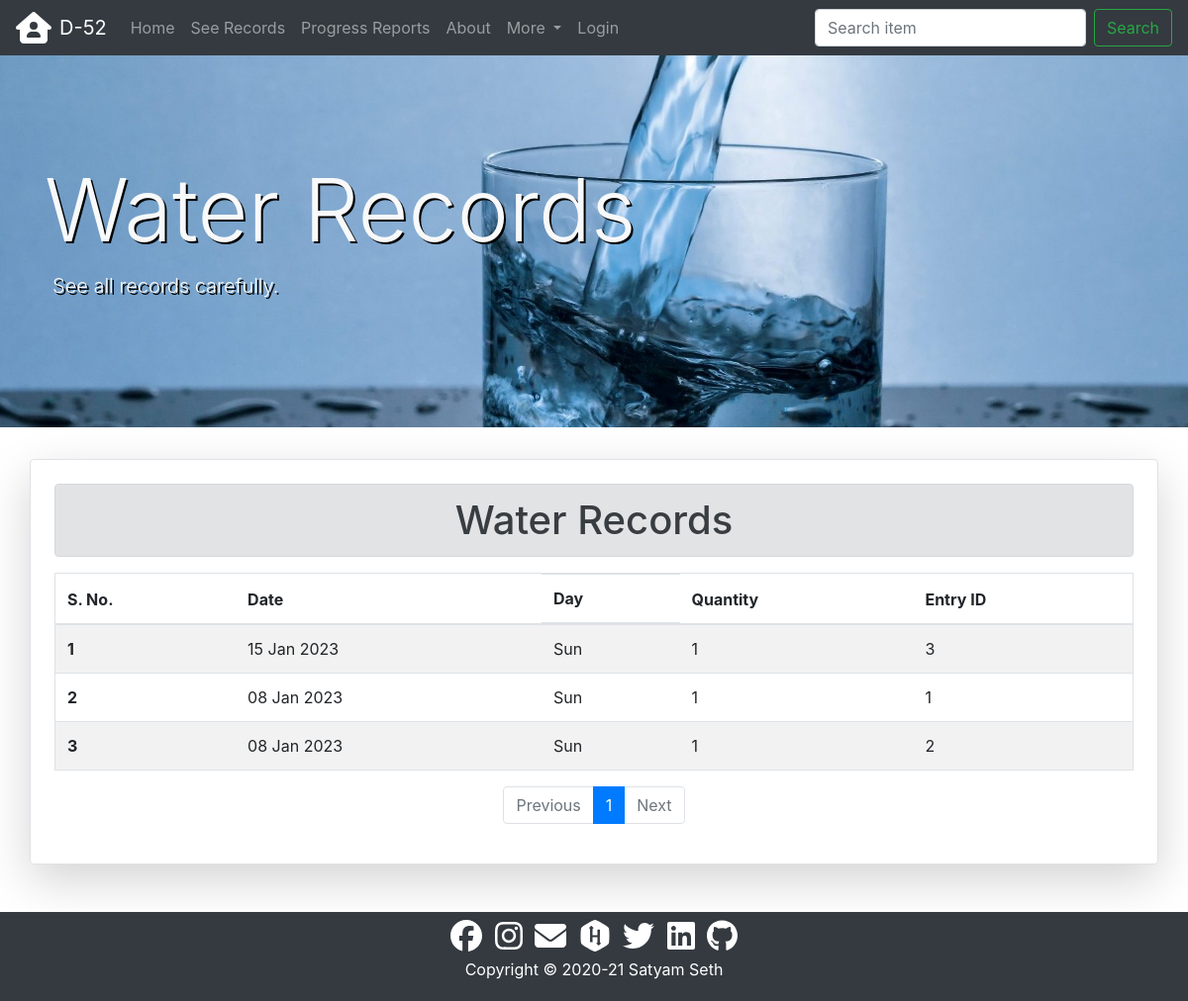
The app's page /data/detailed_water/ with its own data.
### data/models.py (models this page shows, shortened)
class Water(models.Model):
    quantity = models.PositiveIntegerField(
        default=1, validators=[MaxValueValidator(5), MinValueValidator(1)]
    )
    adder = models.ForeignKey(User, on_delete=models.SET_NULL, null=True)
    purchase_date = models.DateField()
    modified_on = models.DateTimeField(auto_now=True)
    created_on = models.DateTimeField(auto_now_add=True)

### data/views.py (the view)
# urls.py: path("detailed_water/", views.WaterListView.as_view(), name="detailed_water"),
class WaterListView(ListView):
    model = Water
    paginate_by = 20
    paginate_orphans = 10
    ordering = ["-purchase_date"]

### data/templates/data/water_list.html (shortened to what this page needs)
{% extends 'core/base.html' %}
{% load static %}
{% block css %}
<link rel="stylesheet" href="{% static 'data/css/style.css' %}">
{% endblock %}
{% block content %}
<div class="jumbotron jumbotron-fluid water mt-5">
  <div class="container py-5 text-light">
    <div>
      <h1 class="display-2">Water Records</h1>
    </div>
    <div class="lead">
      <p class="pl-2">See all records carefully.</p>
    </div>
  </div>
</div>
<div class="container shadow-lg p-4 mb-5 rounded border">
  <h1 class="text-center alert alert-secondary">Water Records</h1>
  {% if water_list %}
  <div class="table-responsive">
    <table class="table table-hover table-striped border">
      <thead>
        <tr>
          <th scope="col">S. No.</th>
          <th scope="col">Date</th>
          <th scope="col" class="d-none d-sm-block">Day</th>
          <th scope="col">Quantity</th>
          <th scope="col">Entry ID</th>
        </tr>
      </thead>
      <tbody>
        {% for water in water_list %}
        <tr>
          <th scope="row">{{forloop.counter}}</th>
          <td>{{water.purchase_date|date:"d M Y"}}</td>
          <td class="d-none d-sm-block">{{water.purchase_date|date:"D"}}</td>
          <td>{{water.quantity}}</td>
          <td>{{water.id}}</td>
        </tr>
        {% endfor %}
      </tbody>
    </table>
    <div>
      {% include 'core/pagination.html' %}
    </div>
  </div>
  {% else %}
  <h4 class="text-center alert alert-warning">No Records Found</h4>
  {% endif %}
</div>
{% endblock content %}

### data/static/data/css/style.css (style rules this page uses)
.water { background-image: url("../images/water.jpg"); background-color: dimgrey; background-size: cover; height: 100%; text-shadow: 2px 2px black; }

### records on screen
Water: purchase_date "15 Jan 2023", purchase_date "Sun", quantity "1", id "3"
Water: purchase_date "08 Jan 2023", purchase_date "Sun", quantity "1", id "1"
Water: purchase_date "08 Jan 2023", purchase_date "Sun", quantity "1", id "2"

### other values on screen
{{ i }} "1"
